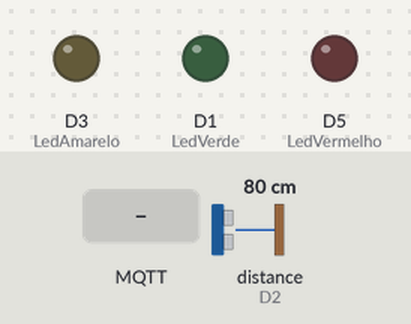
A sketch run on a simulated ESP8266 (NodeMCU). Parts: output pins drawn as LEDs (lit = HIGH). The test bench sets the inputs (shaded band); at power-on: distance to the obstacle (sensor on D2) 80 cm. The echo pulse lasts 58.3 µs per cm; WiFi joins after 1.5 s; servers stay silent unless stated; no MQTT or app messages arrive unless stated; what the sketch prints to the serial monitor is not drawn.

Above: at 2.7 s.
2.8 s: MQTT message "L1" arrives on the first subscribed topic
At 3.2 s:
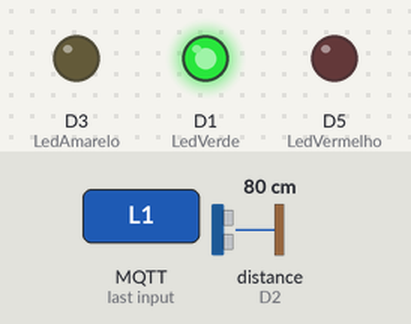
4.3 s: MQTT message "L2" arrives on the first subscribed topic
At 5.3 s:
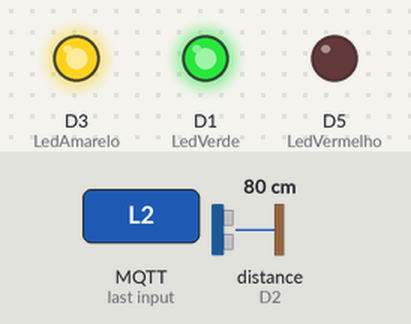
5.8 s: MQTT message "D1" arrives on the first subscribed topic
At 6.7 s:
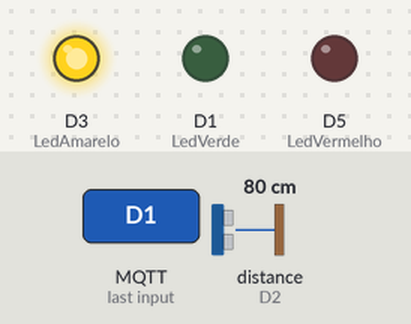
7.3 s: MQTT message "L3" arrives on the first subscribed topic
At 7.6 s:
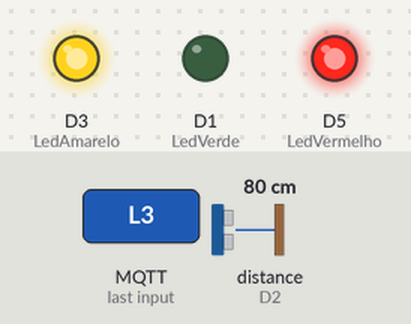
8.8 s: MQTT message "D2" arrives on the first subscribed topic
At 10.0 s:
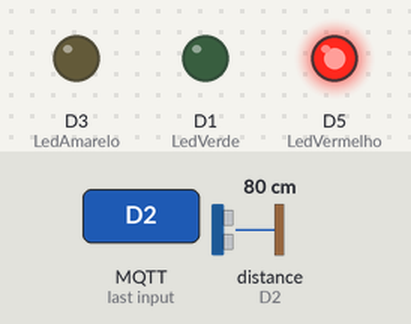
10.3 s: MQTT message "D3" arrives on the first subscribed topic
At 11.1 s:
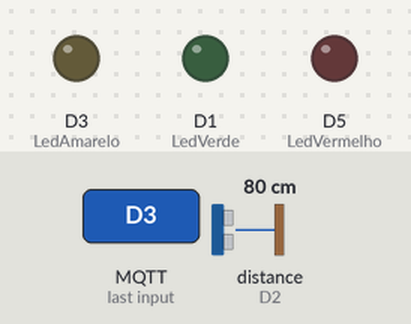
Timing chart, 0 to 12.8 s (numbered marks = the images above; inputs shaded):
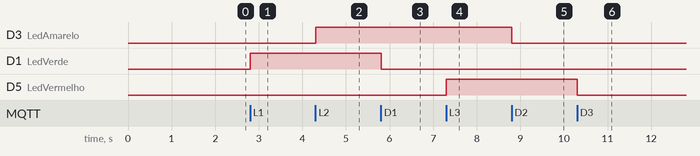

The sketch:

Prototipo.ino
```cpp
#include <Ultrasonic.h>
#include <ESP8266WiFi.h>
#include <PubSubClient.h>

const char* ssid = "nome da rede";
const char* password =  "senha";

const char* mqttServer = "tailor.cloudmqtt.com";
const int mqttPort = 16607;
const char* mqttUser = "fyvugjqh";
const char* mqttPassword = "6NVSxJiSFcDY";

WiFiClient espClient;
PubSubClient client(espClient);
/*
-------------------------------------------------
NodeMCU / ESP8266  |  NodeMCU / ESP8266  |
D0 = 16            |  D6 = 12            |
D1 = 5             |  D7 = 13            |
D2 = 4             |  D8 = 15            |
D3 = 0             |  D9 = 3             |
D4 = 2             |  D10 = 1            |
D5 = 14            |                     |
-------------------------------------------------
*/

const int LedVerde = 5; //D1
const int LedAmarelo = 0; //D3
const int LedVermelho = 14; //D5
const int trigPin = 2;  //D4
const int echoPin = 4;  //D2

Ultrasonic ultrasonic(trigPin, echoPin);

void mqtt_callback(char* topic, byte* dados_tcp, unsigned int length);

void setup()
{
  pinMode(LedVerde, OUTPUT);
  pinMode(LedAmarelo, OUTPUT);
  pinMode(LedVermelho, OUTPUT);

  Serial.begin(115200);

  WiFi.begin(ssid, password);

  while (WiFi.status() != WL_CONNECTED)
  {
     delay(100);
     Serial.println("Conectando ao WiFi..");
  }
  Serial.println("Conectado!");
  client.setServer(mqttServer, mqttPort);
  client.setCallback(callback);

  while (!client.connected())
  {
    Serial.println("Conectando ao servidor MQTT...");

    if (client.connect("Estacionamento Online", mqttUser, mqttPassword ))
    {
      Serial.println("Conectado ao servidor MQTT!");
    }
    else
    {
      Serial.print("Falha ao conectar ");
      Serial.print(client.state());
      delay(2000);
    }
  }
//  client.publish("Reiniciando", "Em funcionamento");
  client.subscribe("LED");
}

void callback(char* topic, byte* dados_tcp, unsigned int length)
{
  String mensagem;

  for(int i = 0; i < length; i++)
  {
     char c = (char)dados_tcp[i];
     mensagem += c;
  }

  if (mensagem.equals("SENSOR") || !mensagem.equals("SENSOR"))
  {
    if (mensagem.equals("L1"))
    {
      digitalWrite(LedVerde, HIGH);
    }
    else if (mensagem.equals("D1"))
    {
      digitalWrite(LedVerde, LOW);
    }

    if (mensagem.equals("L2"))
    {
      digitalWrite(LedAmarelo, HIGH);
    }
    else if (mensagem.equals("D2"))
    {
      digitalWrite(LedAmarelo, LOW);
    }

    if (mensagem.equals("L3"))
    {
      digitalWrite(LedVermelho, HIGH);
    }
    else if (mensagem.equals("D3"))
    {
      digitalWrite(LedVermelho, LOW);
    }
  }
}

void loop()
{
  client.loop();

  char sensor[4];
  dtostrf(ultrasonic.distanceRead(), 3, 0, sensor);
  if(ultrasonic.distanceRead() > 100)
  {
    client.publish("SENSOR", sensor);
    delay(500);
  }
}
```

Measured:
- after the input at 2.8 s, D1 (LedVerde): LOW → HIGH at once
- after the input at 4.3 s, D3 (LedAmarelo): LOW → HIGH at once
- after the input at 5.8 s, D1 (LedVerde): HIGH → LOW at once
- after the input at 7.3 s, D5 (LedVermelho): LOW → HIGH at once
- after the input at 8.8 s, D3 (LedAmarelo): HIGH → LOW at once
- after the input at 10.3 s, D5 (LedVermelho): HIGH → LOW at once
